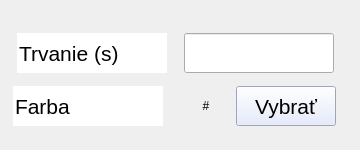
        <widget class="QWidget" name="page_4">
         <widget class="QWidget" name="verticalLayoutWidget_3">
          <property name="geometry">
           <rect>
            <x>0</x>
            <y>20</y>
            <width>351</width>
            <height>121</height>
           </rect>
          </property>
          <layout class="QVBoxLayout" name="fadeParamsLayout">
           <property name="spacing">
            <number>0</number>
           </property>
           <item>
            <layout class="QHBoxLayout" name="time_line_wipe_hor_layout_2">
             <property name="spacing">
              <number>0</number>
             </property>
             <item>
              <widget class="QLineEdit" name="fadeTimeHeader">
               <property name="enabled">
                <bool>true</bool>
               </property>
               <property name="sizePolicy">
                <sizepolicy hsizetype="Expanding" vsizetype="Fixed">
                 <horstretch>0</horstretch>
                 <verstretch>0</verstretch>
                </sizepolicy>
               </property>
               <property name="minimumSize">
                <size>
                 <width>150</width>
                 <height>40</height>
                </size>
               </property>
               <property name="maximumSize">
                <size>
                 <width>150</width>
                 <height>40</height>
                </size>
               </property>
               <property name="font">
                <font>
                 <pointsize>16</pointsize>
                </font>
               </property>
               <property name="text">
                <string>Trvanie (s)</string>
               </property>
               <property name="frame">
                <bool>false</bool>
               </property>
               <property name="alignment">
                <set>Qt::AlignmentFlag::AlignLeading|Qt::AlignmentFlag::AlignLeft|Qt::AlignmentFlag::AlignVCenter</set>
               </property>
               <property name="readOnly">
                <bool>true</bool>
               </property>
              </widget>
             </item>
             <item>
              <widget class="QLineEdit" name="fadeLineEdit">
               <property name="minimumSize">
                <size>
                 <width>150</width>
                 <height>40</height>
                </size>
               </property>
               <property name="maximumSize">
                <size>
                 <width>150</width>
                 <height>40</height>
                </size>
               </property>
              </widget>
             </item>
            </layout>
           </item>
           <item>
            <layout class="QHBoxLayout" name="color_line_wipe_horiz_layout">
             <property name="spacing">
              <number>0</number>
             </property>
             <item>
              <widget class="QLineEdit" name="fadeColorHeader">
               <property name="enabled">
                <bool>true</bool>
               </property>
               <property name="sizePolicy">
                <sizepolicy hsizetype="Fixed" vsizetype="Fixed">
                 <horstretch>0</horstretch>
                 <verstretch>0</verstretch>
                </sizepolicy>
               </property>
               <property name="minimumSize">
                <size>
                 <width>150</width>
                 <height>40</height>
                </size>
               </property>
               <property name="maximumSize">
                <size>
                 <width>150</width>
                 <height>40</height>
                </size>
               </property>
               <property name="font">
                <font>
                 <pointsize>16</pointsize>
                </font>
               </property>
               <property name="text">
                <string>Farba</string>
               </property>
               <property name="frame">
                <bool>false</bool>
               </property>
               <property name="readOnly">
                <bool>true</bool>
               </property>
              </widget>
             </item>
             <item>
              <layout class="QHBoxLayout" name="fadeColorLayout">
               <property name="spacing">
                <number>0</number>
               </property>
               <item>
                <widget class="QLabel" name="fadeColorShow">
                 <property name="sizePolicy">
                  <sizepolicy hsizetype="Fixed" vsizetype="Fixed">
                   <horstretch>0</horstretch>
                   <verstretch>0</verstretch>
                  </sizepolicy>
                 </property>
                 <property name="minimumSize">
                  <size>
                   <width>60</width>
                   <height>40</height>
                  </size>
                 </property>
                 <property name="maximumSize">
                  <size>
                   <width>60</width>
                   <height>40</height>
                  </size>
                 </property>
                 <property name="text">
                  <string>#</string>
                 </property>
                 <property name="alignment">
                  <set>Qt::AlignmentFlag::AlignCenter</set>
                 </property>
                </widget>
               </item>
               <item>
                <widget class="QPushButton" name="colorPickerButton">
                 <property name="sizePolicy">
                  <sizepolicy hsizetype="Fixed" vsizetype="Fixed">
                   <horstretch>0</horstretch>
                   <verstretch>0</verstretch>
                  </sizepolicy>
                 </property>
                 <property name="minimumSize">
                  <size>
                   <width>100</width>
                   <height>40</height>
                  </size>
                 </property>
                 <property name="maximumSize">
                  <size>
                   <width>100</width>
                   <height>40</height>
                  </size>
                 </property>
                 <property name="font">
                  <font>
                   <pointsize>16</pointsize>
                  </font>
                 </property>
                 <property name="styleSheet">
                  <string notr="true">background-color: rgb(224, 231, 255)</string>
                 </property>
                 <property name="text">
                  <string>Vybrať</string>
                 </property>
                </widget>
               </item>
              </layout>
             </item>
            </layout>
           </item>
          </layout>
         </widget>
        </widget>
